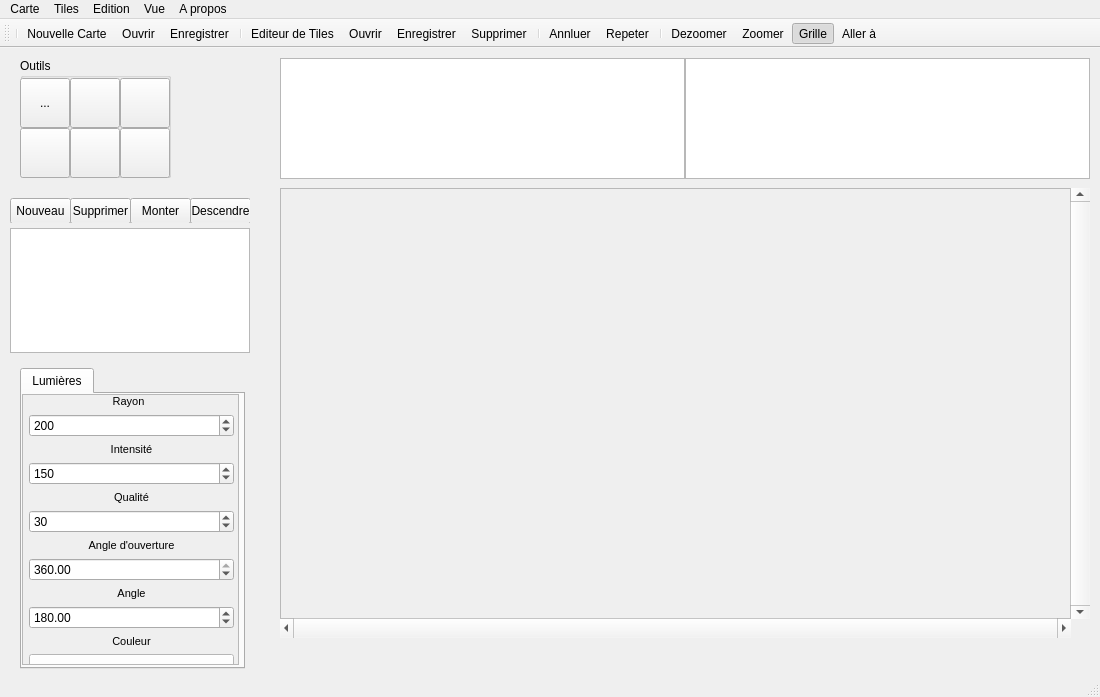
<?xml version="1.0" encoding="UTF-8"?>
<ui version="4.0">
 <class>Interface</class>
 <widget class="QMainWindow" name="Interface">
  <property name="geometry">
   <rect>
    <x>0</x>
    <y>0</y>
    <width>1100</width>
    <height>697</height>
   </rect>
  </property>
  <property name="minimumSize">
   <size>
    <width>1100</width>
    <height>697</height>
   </size>
  </property>
  <property name="maximumSize">
   <size>
    <width>1100</width>
    <height>697</height>
   </size>
  </property>
  <property name="windowTitle">
   <string>Map Creator</string>
  </property>
  <widget class="QWidget" name="Container">
   <widget class="QFrame" name="frame">
    <property name="geometry">
     <rect>
      <x>280</x>
      <y>140</y>
      <width>791</width>
      <height>431</height>
     </rect>
    </property>
    <property name="frameShape">
     <enum>QFrame::StyledPanel</enum>
    </property>
    <property name="frameShadow">
     <enum>QFrame::Raised</enum>
    </property>
   </widget>
   <widget class="QScrollBar" name="VBar">
    <property name="geometry">
     <rect>
      <x>1070</x>
      <y>140</y>
      <width>20</width>
      <height>431</height>
     </rect>
    </property>
    <property name="maximum">
     <number>0</number>
    </property>
    <property name="orientation">
     <enum>Qt::Vertical</enum>
    </property>
   </widget>
   <widget class="QScrollBar" name="HBar">
    <property name="geometry">
     <rect>
      <x>280</x>
      <y>570</y>
      <width>791</width>
      <height>20</height>
     </rect>
    </property>
    <property name="maximum">
     <number>0</number>
    </property>
    <property name="orientation">
     <enum>Qt::Horizontal</enum>
    </property>
   </widget>
   <widget class="QTabWidget" name="tab_selector">
    <property name="geometry">
     <rect>
      <x>20</x>
      <y>320</y>
      <width>225</width>
      <height>301</height>
     </rect>
    </property>
    <property name="minimumSize">
     <size>
      <width>0</width>
      <height>0</height>
     </size>
    </property>
    <property name="maximumSize">
     <size>
      <width>225</width>
      <height>460</height>
     </size>
    </property>
    <property name="currentIndex">
     <number>0</number>
    </property>
    <widget class="QWidget" name="tab_light">
     <attribute name="title">
      <string>Lumières</string>
     </attribute>
     <widget class="QScrollArea" name="scroll_area_light">
      <property name="geometry">
       <rect>
        <x>0</x>
        <y>0</y>
        <width>217</width>
        <height>271</height>
       </rect>
      </property>
      <property name="verticalScrollBarPolicy">
       <enum>Qt::ScrollBarAsNeeded</enum>
      </property>
      <property name="widgetResizable">
       <bool>true</bool>
      </property>
      <widget class="QWidget" name="scroll_light">
       <property name="geometry">
        <rect>
         <x>0</x>
         <y>0</y>
         <width>215</width>
         <height>269</height>
        </rect>
       </property>
       <widget class="QWidget" name="formLayoutWidget_2">
        <property name="geometry">
         <rect>
          <x>0</x>
          <y>0</y>
          <width>211</width>
          <height>399</height>
         </rect>
        </property>
        <layout class="QFormLayout" name="formLayout_3">
         <property name="fieldGrowthPolicy">
          <enum>QFormLayout::AllNonFixedFieldsGrow</enum>
         </property>
         <item row="0" column="0" colspan="2">
          <widget class="QLabel" name="label_6">
           <property name="text">
            <string>&lt;!DOCTYPE HTML PUBLIC &quot;-//W3C//DTD HTML 4.0//EN&quot; &quot;http://www.w3.org/TR/REC-html40/strict.dtd&quot;&gt;
&lt;html&gt;&lt;head&gt;&lt;meta name=&quot;qrichtext&quot; content=&quot;1&quot; /&gt;&lt;style type=&quot;text/css&quot;&gt;
p, li { white-space: pre-wrap; }
&lt;/style&gt;&lt;/head&gt;&lt;body style=&quot; font-family:'MS Shell Dlg 2'; font-size:8.25pt; font-weight:400; font-style:normal;&quot;&gt;
&lt;p align=&quot;center&quot; style=&quot; margin-top:0px; margin-bottom:0px; margin-left:0px; margin-right:0px; -qt-block-indent:0; text-indent:0px;&quot;&gt;Rayon&lt;/p&gt;&lt;/body&gt;&lt;/html&gt;</string>
           </property>
          </widget>
         </item>
         <item row="1" column="1">
          <widget class="QSpinBox" name="light_radius">
           <property name="maximum">
            <number>500</number>
           </property>
           <property name="value">
            <number>200</number>
           </property>
          </widget>
         </item>
         <item row="2" column="1">
          <widget class="QLabel" name="label_7">
           <property name="text">
            <string>&lt;!DOCTYPE HTML PUBLIC &quot;-//W3C//DTD HTML 4.0//EN&quot; &quot;http://www.w3.org/TR/REC-html40/strict.dtd&quot;&gt;
&lt;html&gt;&lt;head&gt;&lt;meta name=&quot;qrichtext&quot; content=&quot;1&quot; /&gt;&lt;style type=&quot;text/css&quot;&gt;
p, li { white-space: pre-wrap; }
&lt;/style&gt;&lt;/head&gt;&lt;body style=&quot; font-family:'MS Shell Dlg 2'; font-size:8.25pt; font-weight:400; font-style:normal;&quot;&gt;
&lt;p align=&quot;center&quot; style=&quot; margin-top:0px; margin-bottom:0px; margin-left:0px; margin-right:0px; -qt-block-indent:0; text-indent:0px;&quot;&gt;&lt;span style=&quot; font-size:8pt;&quot;&gt;Intensité&lt;/span&gt;&lt;/p&gt;&lt;/body&gt;&lt;/html&gt;</string>
           </property>
          </widget>
         </item>
         <item row="3" column="1">
          <widget class="QSpinBox" name="light_intensity">
           <property name="maximum">
            <number>500</number>
           </property>
           <property name="value">
            <number>150</number>
           </property>
          </widget>
         </item>
         <item row="4" column="1">
          <widget class="QLabel" name="label_8">
           <property name="text">
            <string>&lt;!DOCTYPE HTML PUBLIC &quot;-//W3C//DTD HTML 4.0//EN&quot; &quot;http://www.w3.org/TR/REC-html40/strict.dtd&quot;&gt;
&lt;html&gt;&lt;head&gt;&lt;meta name=&quot;qrichtext&quot; content=&quot;1&quot; /&gt;&lt;style type=&quot;text/css&quot;&gt;
p, li { white-space: pre-wrap; }
&lt;/style&gt;&lt;/head&gt;&lt;body style=&quot; font-family:'MS Shell Dlg 2'; font-size:8.25pt; font-weight:400; font-style:normal;&quot;&gt;
&lt;p align=&quot;center&quot; style=&quot; margin-top:0px; margin-bottom:0px; margin-left:0px; margin-right:0px; -qt-block-indent:0; text-indent:0px;&quot;&gt;&lt;span style=&quot; font-size:8pt;&quot;&gt;Qualité&lt;/span&gt;&lt;/p&gt;&lt;/body&gt;&lt;/html&gt;</string>
           </property>
          </widget>
         </item>
         <item row="5" column="1">
          <widget class="QSpinBox" name="light_quality">
           <property name="maximum">
            <number>250</number>
           </property>
           <property name="value">
            <number>30</number>
           </property>
          </widget>
         </item>
         <item row="6" column="1">
          <widget class="QLabel" name="label_10">
           <property name="text">
            <string>&lt;!DOCTYPE HTML PUBLIC &quot;-//W3C//DTD HTML 4.0//EN&quot; &quot;http://www.w3.org/TR/REC-html40/strict.dtd&quot;&gt;
&lt;html&gt;&lt;head&gt;&lt;meta name=&quot;qrichtext&quot; content=&quot;1&quot; /&gt;&lt;style type=&quot;text/css&quot;&gt;
p, li { white-space: pre-wrap; }
&lt;/style&gt;&lt;/head&gt;&lt;body style=&quot; font-family:'MS Shell Dlg 2'; font-size:8.25pt; font-weight:400; font-style:normal;&quot;&gt;
&lt;p align=&quot;center&quot; style=&quot; margin-top:0px; margin-bottom:0px; margin-left:0px; margin-right:0px; -qt-block-indent:0; text-indent:0px;&quot;&gt;&lt;span style=&quot; font-size:8pt;&quot;&gt;Angle d'ouverture&lt;/span&gt;&lt;/p&gt;&lt;/body&gt;&lt;/html&gt;</string>
           </property>
          </widget>
         </item>
         <item row="7" column="1">
          <widget class="QDoubleSpinBox" name="light_opening_angle">
           <property name="maximum">
            <double>360.000000000000000</double>
           </property>
           <property name="value">
            <double>360.000000000000000</double>
           </property>
          </widget>
         </item>
         <item row="8" column="1">
          <widget class="QLabel" name="label_11">
           <property name="text">
            <string>&lt;!DOCTYPE HTML PUBLIC &quot;-//W3C//DTD HTML 4.0//EN&quot; &quot;http://www.w3.org/TR/REC-html40/strict.dtd&quot;&gt;
&lt;html&gt;&lt;head&gt;&lt;meta name=&quot;qrichtext&quot; content=&quot;1&quot; /&gt;&lt;style type=&quot;text/css&quot;&gt;
p, li { white-space: pre-wrap; }
&lt;/style&gt;&lt;/head&gt;&lt;body style=&quot; font-family:'MS Shell Dlg 2'; font-size:8.25pt; font-weight:400; font-style:normal;&quot;&gt;
&lt;p align=&quot;center&quot; style=&quot; margin-top:0px; margin-bottom:0px; margin-left:0px; margin-right:0px; -qt-block-indent:0; text-indent:0px;&quot;&gt;&lt;span style=&quot; font-size:8pt;&quot;&gt;Angle&lt;/span&gt;&lt;/p&gt;&lt;/body&gt;&lt;/html&gt;</string>
           </property>
          </widget>
         </item>
         <item row="9" column="1">
          <widget class="QDoubleSpinBox" name="light_angle">
           <property name="maximum">
            <double>360.000000000000000</double>
           </property>
           <property name="value">
            <double>180.000000000000000</double>
           </property>
          </widget>
         </item>
         <item row="10" column="1">
          <widget class="QLabel" name="label_12">
           <property name="text">
            <string>&lt;!DOCTYPE HTML PUBLIC &quot;-//W3C//DTD HTML 4.0//EN&quot; &quot;http://www.w3.org/TR/REC-html40/strict.dtd&quot;&gt;
&lt;html&gt;&lt;head&gt;&lt;meta name=&quot;qrichtext&quot; content=&quot;1&quot; /&gt;&lt;style type=&quot;text/css&quot;&gt;
p, li { white-space: pre-wrap; }
&lt;/style&gt;&lt;/head&gt;&lt;body style=&quot; font-family:'MS Shell Dlg 2'; font-size:8.25pt; font-weight:400; font-style:normal;&quot;&gt;
&lt;p align=&quot;center&quot; style=&quot; margin-top:0px; margin-bottom:0px; margin-left:0px; margin-right:0px; -qt-block-indent:0; text-indent:0px;&quot;&gt;&lt;span style=&quot; font-size:8pt;&quot;&gt;Couleur&lt;/span&gt;&lt;/p&gt;&lt;/body&gt;&lt;/html&gt;</string>
           </property>
          </widget>
         </item>
         <item row="11" column="1">
          <widget class="QPushButton" name="light_color">
           <property name="styleSheet">
            <string notr="true">QPushButton { background : rgb( 255,255,255) }</string>
           </property>
           <property name="text">
            <string/>
           </property>
          </widget>
         </item>
        </layout>
       </widget>
      </widget>
     </widget>
    </widget>
   </widget>
   <widget class="QWidget" name="widget" native="true">
    <property name="geometry">
     <rect>
      <x>10</x>
      <y>150</y>
      <width>241</width>
      <height>161</height>
     </rect>
    </property>
    <widget class="QTreeView" name="layer_manager">
     <property name="geometry">
      <rect>
       <x>0</x>
       <y>30</y>
       <width>240</width>
       <height>125</height>
      </rect>
     </property>
     <property name="sizePolicy">
      <sizepolicy hsizetype="Fixed" vsizetype="Fixed">
       <horstretch>0</horstretch>
       <verstretch>0</verstretch>
      </sizepolicy>
     </property>
     <property name="minimumSize">
      <size>
       <width>240</width>
       <height>125</height>
      </size>
     </property>
     <property name="maximumSize">
      <size>
       <width>240</width>
       <height>125</height>
      </size>
     </property>
    </widget>
    <widget class="QWidget" name="widget_2" native="true">
     <property name="geometry">
      <rect>
       <x>0</x>
       <y>0</y>
       <width>240</width>
       <height>25</height>
      </rect>
     </property>
     <property name="maximumSize">
      <size>
       <width>240</width>
       <height>25</height>
      </size>
     </property>
     <widget class="QPushButton" name="layer_delete">
      <property name="geometry">
       <rect>
        <x>60</x>
        <y>0</y>
        <width>61</width>
        <height>26</height>
       </rect>
      </property>
      <property name="maximumSize">
       <size>
        <width>1000</width>
        <height>1000</height>
       </size>
      </property>
      <property name="text">
       <string>Supprimer</string>
      </property>
     </widget>
     <widget class="QPushButton" name="layer_add">
      <property name="geometry">
       <rect>
        <x>0</x>
        <y>0</y>
        <width>61</width>
        <height>26</height>
       </rect>
      </property>
      <property name="maximumSize">
       <size>
        <width>1000</width>
        <height>1000</height>
       </size>
      </property>
      <property name="text">
       <string>Nouveau</string>
      </property>
     </widget>
     <widget class="QPushButton" name="layer_down">
      <property name="geometry">
       <rect>
        <x>180</x>
        <y>0</y>
        <width>61</width>
        <height>26</height>
       </rect>
      </property>
      <property name="minimumSize">
       <size>
        <width>55</width>
        <height>25</height>
       </size>
      </property>
      <property name="maximumSize">
       <size>
        <width>1000</width>
        <height>1000</height>
       </size>
      </property>
      <property name="text">
       <string>Descendre</string>
      </property>
     </widget>
     <widget class="QPushButton" name="layer_up">
      <property name="geometry">
       <rect>
        <x>120</x>
        <y>0</y>
        <width>61</width>
        <height>26</height>
       </rect>
      </property>
      <property name="minimumSize">
       <size>
        <width>55</width>
        <height>25</height>
       </size>
      </property>
      <property name="maximumSize">
       <size>
        <width>1000</width>
        <height>1000</height>
       </size>
      </property>
      <property name="text">
       <string>Monter</string>
      </property>
     </widget>
    </widget>
   </widget>
   <widget class="QTreeView" name="tile_list">
    <property name="geometry">
     <rect>
      <x>280</x>
      <y>10</y>
      <width>405</width>
      <height>121</height>
     </rect>
    </property>
   </widget>
   <widget class="QListView" name="tile_view">
    <property name="geometry">
     <rect>
      <x>685</x>
      <y>10</y>
      <width>405</width>
      <height>121</height>
     </rect>
    </property>
   </widget>
   <widget class="QGroupBox" name="tool_box">
    <property name="enabled">
     <bool>true</bool>
    </property>
    <property name="geometry">
     <rect>
      <x>20</x>
      <y>10</y>
      <width>151</width>
      <height>120</height>
     </rect>
    </property>
    <property name="minimumSize">
     <size>
      <width>151</width>
      <height>120</height>
     </size>
    </property>
    <property name="maximumSize">
     <size>
      <width>151</width>
      <height>120</height>
     </size>
    </property>
    <property name="title">
     <string>Outils</string>
    </property>
    <property name="checkable">
     <bool>false</bool>
    </property>
    <widget class="QToolButton" name="tool_place">
     <property name="geometry">
      <rect>
       <x>50</x>
       <y>20</y>
       <width>50</width>
       <height>50</height>
      </rect>
     </property>
     <property name="text">
      <string/>
     </property>
     <property name="icon">
      <iconset resource="resources.qrc">
       <normaloff>:/icons/icon_place.png</normaloff>:/icons/icon_place.png</iconset>
     </property>
     <property name="iconSize">
      <size>
       <width>35</width>
       <height>35</height>
      </size>
     </property>
     <property name="checkable">
      <bool>true</bool>
     </property>
     <property name="checked">
      <bool>false</bool>
     </property>
    </widget>
    <widget class="QToolButton" name="tool_collision">
     <property name="geometry">
      <rect>
       <x>100</x>
       <y>70</y>
       <width>50</width>
       <height>50</height>
      </rect>
     </property>
     <property name="text">
      <string/>
     </property>
     <property name="icon">
      <iconset resource="resources.qrc">
       <normaloff>:/icons/icon_collision.png</normaloff>:/icons/icon_collision.png</iconset>
     </property>
     <property name="iconSize">
      <size>
       <width>50</width>
       <height>50</height>
      </size>
     </property>
     <property name="checkable">
      <bool>true</bool>
     </property>
    </widget>
    <widget class="QToolButton" name="tool_light">
     <property name="geometry">
      <rect>
       <x>0</x>
       <y>70</y>
       <width>50</width>
       <height>50</height>
      </rect>
     </property>
     <property name="text">
      <string/>
     </property>
     <property name="icon">
      <iconset resource="resources.qrc">
       <normaloff>:/icons/icon_light.png</normaloff>:/icons/icon_light.png</iconset>
     </property>
     <property name="iconSize">
      <size>
       <width>40</width>
       <height>40</height>
      </size>
     </property>
     <property name="checkable">
      <bool>true</bool>
     </property>
    </widget>
    <widget class="QToolButton" name="tool_delete">
     <property name="geometry">
      <rect>
       <x>100</x>
       <y>20</y>
       <width>50</width>
       <height>50</height>
      </rect>
     </property>
     <property name="text">
      <string/>
     </property>
     <property name="icon">
      <iconset resource="resources.qrc">
       <normaloff>:/icons/icon_delete.png</normaloff>:/icons/icon_delete.png</iconset>
     </property>
     <property name="iconSize">
      <size>
       <width>35</width>
       <height>35</height>
      </size>
     </property>
     <property name="checkable">
      <bool>true</bool>
     </property>
    </widget>
    <widget class="QToolButton" name="tool_height">
     <property name="geometry">
      <rect>
       <x>50</x>
       <y>70</y>
       <width>50</width>
       <height>50</height>
      </rect>
     </property>
     <property name="text">
      <string/>
     </property>
     <property name="icon">
      <iconset resource="resources.qrc">
       <normaloff>:/icons/icon_height.png</normaloff>:/icons/icon_height.png</iconset>
     </property>
     <property name="iconSize">
      <size>
       <width>35</width>
       <height>35</height>
      </size>
     </property>
     <property name="checkable">
      <bool>true</bool>
     </property>
    </widget>
    <widget class="QToolButton" name="tool_move">
     <property name="geometry">
      <rect>
       <x>0</x>
       <y>20</y>
       <width>50</width>
       <height>50</height>
      </rect>
     </property>
     <property name="text">
      <string>...</string>
     </property>
     <property name="icon">
      <iconset>
       <normalon>:/icons/move.png</normalon>
      </iconset>
     </property>
     <property name="iconSize">
      <size>
       <width>35</width>
       <height>35</height>
      </size>
     </property>
     <property name="checkable">
      <bool>true</bool>
     </property>
    </widget>
   </widget>
  </widget>
  <widget class="QMenuBar" name="menubar">
   <property name="geometry">
    <rect>
     <x>0</x>
     <y>0</y>
     <width>1100</width>
     <height>20</height>
    </rect>
   </property>
   <widget class="QMenu" name="menuCarte">
    <property name="title">
     <string>Carte</string>
    </property>
    <addaction name="createMap"/>
    <addaction name="loadMap"/>
    <addaction name="saveMap"/>
    <addaction name="save_asMap"/>
    <addaction name="sendMap"/>
   </widget>
   <widget class="QMenu" name="infos">
    <property name="title">
     <string>A propos</string>
    </property>
    <addaction name="version"/>
   </widget>
   <widget class="QMenu" name="menuTiles">
    <property name="title">
     <string>Tiles</string>
    </property>
    <addaction name="addTile"/>
    <addaction name="loadTiles"/>
    <addaction name="saveTiles"/>
    <addaction name="save_asTiles"/>
    <addaction name="deleteTiles"/>
   </widget>
   <widget class="QMenu" name="menuEdition">
    <property name="title">
     <string>Edition</string>
    </property>
    <addaction name="getForward"/>
    <addaction name="getBack"/>
   </widget>
   <widget class="QMenu" name="menuGrille">
    <property name="title">
     <string>Vue</string>
    </property>
    <addaction name="zoomIn"/>
    <addaction name="zoomOut"/>
    <addaction name="enableGrid"/>
    <addaction name="goto_cell"/>
   </widget>
   <addaction name="menuCarte"/>
   <addaction name="menuTiles"/>
   <addaction name="menuEdition"/>
   <addaction name="menuGrille"/>
   <addaction name="infos"/>
  </widget>
  <widget class="QStatusBar" name="statusbar"/>
  <widget class="QToolBar" name="toolBar">
   <property name="windowTitle">
    <string>toolBar</string>
   </property>
   <attribute name="toolBarArea">
    <enum>TopToolBarArea</enum>
   </attribute>
   <attribute name="toolBarBreak">
    <bool>false</bool>
   </attribute>
   <addaction name="separator"/>
   <addaction name="createMap"/>
   <addaction name="loadMap"/>
   <addaction name="saveMap"/>
   <addaction name="separator"/>
   <addaction name="addTile"/>
   <addaction name="loadTiles"/>
   <addaction name="saveTiles"/>
   <addaction name="deleteTiles"/>
   <addaction name="separator"/>
   <addaction name="getBack"/>
   <addaction name="getForward"/>
   <addaction name="separator"/>
   <addaction name="zoomOut"/>
   <addaction name="zoomIn"/>
   <addaction name="enableGrid"/>
   <addaction name="goto_cell"/>
  </widget>
  <action name="createMap">
   <property name="icon">
    <iconset resource="resources.qrc">
     <normaloff>:/icons/icon_new.png</normaloff>:/icons/icon_new.png</iconset>
   </property>
   <property name="text">
    <string>Nouvelle Carte</string>
   </property>
   <property name="shortcut">
    <string>Ctrl+N</string>
   </property>
  </action>
  <action name="loadMap">
   <property name="icon">
    <iconset resource="resources.qrc">
     <normaloff>:/icons/icon_open.png</normaloff>:/icons/icon_open.png</iconset>
   </property>
   <property name="text">
    <string>Ouvrir</string>
   </property>
   <property name="toolTip">
    <string>Charger une Carte</string>
   </property>
   <property name="shortcut">
    <string>Ctrl+O</string>
   </property>
  </action>
  <action name="sendMap">
   <property name="text">
    <string>Envoyer</string>
   </property>
   <property name="toolTip">
    <string>Envoyer une Carte</string>
   </property>
  </action>
  <action name="saveMap">
   <property name="icon">
    <iconset resource="resources.qrc">
     <normaloff>:/icons/icon_save.png</normaloff>:/icons/icon_save.png</iconset>
   </property>
   <property name="text">
    <string>Enregistrer</string>
   </property>
   <property name="toolTip">
    <string>Enregistrer la Carte</string>
   </property>
   <property name="shortcut">
    <string>Ctrl+S</string>
   </property>
  </action>
  <action name="version">
   <property name="enabled">
    <bool>true</bool>
   </property>
   <property name="icon">
    <iconset>
     <normaloff>icon.ico</normaloff>icon.ico</iconset>
   </property>
   <property name="text">
    <string>Map Creator </string>
   </property>
  </action>
  <action name="addTile">
   <property name="icon">
    <iconset resource="resources.qrc">
     <normaloff>:/icons/icon_new_tile.png</normaloff>:/icons/icon_new_tile.png</iconset>
   </property>
   <property name="text">
    <string>Editeur de Tiles</string>
   </property>
   <property name="toolTip">
    <string>Ajouter un Tile</string>
   </property>
   <property name="shortcut">
    <string>Ctrl+T</string>
   </property>
  </action>
  <action name="loadTiles">
   <property name="icon">
    <iconset resource="resources.qrc">
     <normaloff>:/icons/icon_open_tiles.png</normaloff>:/icons/icon_open_tiles.png</iconset>
   </property>
   <property name="text">
    <string>Ouvrir</string>
   </property>
   <property name="toolTip">
    <string>Charger des Tiles</string>
   </property>
   <property name="shortcut">
    <string>Ctrl+P</string>
   </property>
  </action>
  <action name="saveTiles">
   <property name="icon">
    <iconset resource="resources.qrc">
     <normaloff>:/icons/icon_save_tiles.png</normaloff>:/icons/icon_save_tiles.png</iconset>
   </property>
   <property name="text">
    <string>Enregistrer</string>
   </property>
   <property name="toolTip">
    <string>Enregistrer les Tiles</string>
   </property>
   <property name="shortcut">
    <string>Ctrl+Q</string>
   </property>
  </action>
  <action name="deleteTiles">
   <property name="icon">
    <iconset resource="resources.qrc">
     <normaloff>:/icons/icon_delete_tiles.png</normaloff>:/icons/icon_delete_tiles.png</iconset>
   </property>
   <property name="text">
    <string>Supprimer</string>
   </property>
   <property name="toolTip">
    <string>Supprimer des Tiles</string>
   </property>
   <property name="shortcut">
    <string>Ctrl+D</string>
   </property>
  </action>
  <action name="save_asMap">
   <property name="icon">
    <iconset resource="resources.qrc">
     <normaloff>:/icons/icon_save.png</normaloff>:/icons/icon_save.png</iconset>
   </property>
   <property name="text">
    <string>Enregistrer sous</string>
   </property>
   <property name="toolTip">
    <string>Enregistrer la Carte</string>
   </property>
  </action>
  <action name="save_asTiles">
   <property name="icon">
    <iconset resource="resources.qrc">
     <normaloff>:/icons/icon_save_tiles.png</normaloff>:/icons/icon_save_tiles.png</iconset>
   </property>
   <property name="text">
    <string>Enregistrer sous</string>
   </property>
   <property name="toolTip">
    <string>Enregistrer les Tiles</string>
   </property>
  </action>
  <action name="getBack">
   <property name="icon">
    <iconset resource="resources.qrc">
     <normaloff>:/icons/icon_backward.png</normaloff>:/icons/icon_backward.png</iconset>
   </property>
   <property name="text">
    <string>Annluer</string>
   </property>
   <property name="toolTip">
    <string>Revenir en Arrière</string>
   </property>
   <property name="shortcut">
    <string>Ctrl+Z</string>
   </property>
  </action>
  <action name="getForward">
   <property name="icon">
    <iconset resource="resources.qrc">
     <normaloff>:/icons/icon_forward.png</normaloff>:/icons/icon_forward.png</iconset>
   </property>
   <property name="text">
    <string>Repeter</string>
   </property>
   <property name="toolTip">
    <string>Retour en Avant</string>
   </property>
   <property name="shortcut">
    <string>Ctrl+Y</string>
   </property>
  </action>
  <action name="enableGrid">
   <property name="checkable">
    <bool>true</bool>
   </property>
   <property name="checked">
    <bool>true</bool>
   </property>
   <property name="icon">
    <iconset resource="resources.qrc">
     <normaloff>:/icons/icon_grid.png</normaloff>:/icons/icon_grid.png</iconset>
   </property>
   <property name="text">
    <string>Grille</string>
   </property>
   <property name="toolTip">
    <string>Activer/Desactiver la Grille</string>
   </property>
   <property name="shortcut">
    <string>Ctrl+G</string>
   </property>
  </action>
  <action name="zoomIn">
   <property name="icon">
    <iconset resource="resources.qrc">
     <normaloff>:/icons/icon_zoomin.png</normaloff>:/icons/icon_zoomin.png</iconset>
   </property>
   <property name="text">
    <string>Zoomer</string>
   </property>
   <property name="shortcut">
    <string>Ctrl+=</string>
   </property>
  </action>
  <action name="zoomOut">
   <property name="icon">
    <iconset resource="resources.qrc">
     <normaloff>:/icons/icon_zoomout.png</normaloff>:/icons/icon_zoomout.png</iconset>
   </property>
   <property name="text">
    <string>Dezoomer</string>
   </property>
   <property name="shortcut">
    <string>Ctrl+-</string>
   </property>
  </action>
  <action name="goto_cell">
   <property name="icon">
    <iconset resource="resources.qrc">
     <normaloff>:/icons/go_to.png</normaloff>:/icons/go_to.png</iconset>
   </property>
   <property name="text">
    <string>Aller à ...</string>
   </property>
   <property name="toolTip">
    <string>Aller à la case</string>
   </property>
  </action>
 </widget>
 <resources>
  <include location="resources.qrc"/>
 </resources>
 <connections/>
</ui>
